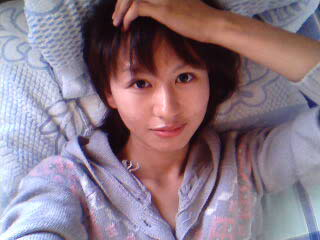
//> input picture Learning OpenCV/Chapter 3 - Getting to Know OpenCV/Debug/ChenLi.jpg, 320 x 240 px
$ ./Ex_3_13 Debug/ChenLi.jpg 100 100 100 100 3   (built with g++ and OpenCV 4)
//> lines starting //> are read from the running program, lines starting //| are printed output that depends on the picture
/////////////////////////////////////////////////////
// Yishi Guo
// 20090910
/////////////////////////////////////////////////////
// *.exe <image_src> <x> <y> <width> <height> <add>
#include "cv.h"
#include "highgui.h"

int main( int argc, char** argv ) {
	IplImage* interest_img;
	CvRect interest_rect;
	if (argc == 7 && ((interest_img = cvLoadImage(argv[1], 1)) != 0 )) {
//> interest_img is the input picture: 240 rows x 320 cols, CV_8UC3; mean B, G, R 132.8, 119.9, 139
		interest_rect.x = atoi(argv[2]);
//> interest_rect = Rect(100, 0, 0, 0)
		interest_rect.y = atoi(argv[3]);
//> interest_rect = Rect(100, 100, 0, 0)
		interest_rect.width = atoi(argv[4]);
//> interest_rect = Rect(100, 100, 100, 0)
		interest_rect.height = atoi(argv[5]);
//> interest_rect = Rect(100, 100, 100, 100)
		int add = atoi(argv[6]);
//> add = 3

		// Assuming IplImage* interest_img; add
		// CvRect interest_rect;
		// Use WidthStep to get a region of interest
		//
		// (Alternate method)
		//
		IplImage *sub_img = cvCreateImageHeader (
			cvSize(
				interest_rect.width,
				interest_rect.height
			),
			interest_img->depth,
			interest_img->nChannels
		);

		sub_img->origin = interest_img->origin;

		sub_img->widthStep = interest_img->widthStep;

		sub_img->imageData = interest_img->imageData +
			interest_rect.y * interest_img->widthStep +
			interest_rect.x * interest_img->nChannels;
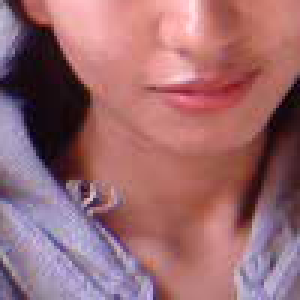
//> sub_img: 100 rows x 100 cols, CV_8UC3 (shown 3 times larger); mean B, G, R 112.5, 105.9, 155.1

		cvAddS( sub_img, cvScalar( add ), sub_img );

		cvReleaseImageHeader( &sub_img );

		cvNamedWindow( "Roi_Add", CV_WINDOW_AUTOSIZE );
		cvShowImage( "Roi_Add", interest_img );
		cvWaitKey();
	}
	return 0;
}
